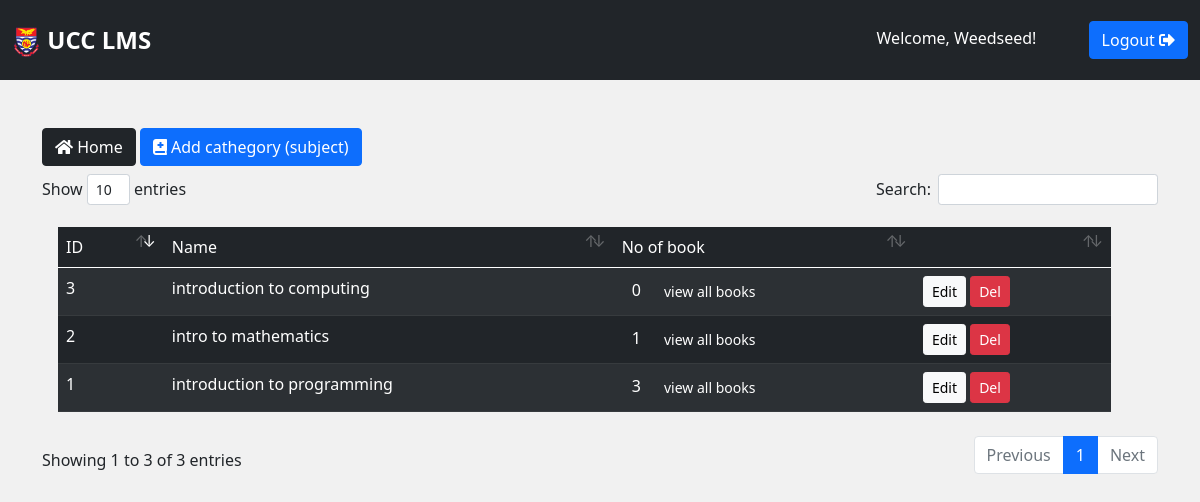
/view-subjects/ (signed in), run on an earlier commit of the app's database.
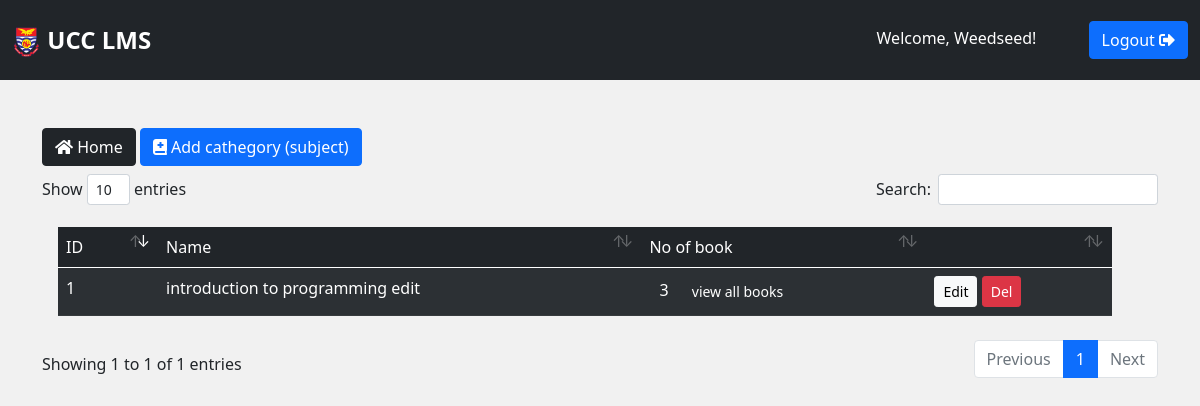
And on a later commit of the database.
### ucclms/models.py (models this page shows, shortened)
class Subject(models.Model):
    name = models.CharField(unique=True, max_length=200)
    created_at = models.DateTimeField(auto_now_add=True)

### ucclms/views.py (the view)
# urls.py: path('view-subjects/', views.viewSubject, name='view-subjects'),
@login_required(login_url='login')
def viewSubject(request):
    subjects = Subject.objects.order_by('-id').annotate(num_subject=Count('booksubject', distinct=True))
    context = {'subjects': subjects}
    return render(request, 'ucclms/view-subjects.html', context)

### ucclms/templates/ucclms/view-subjects.html (shortened to what this page needs)
{% extends 'base.html' %}
{% block content %}
<div class="container users mt-5">
    <a href="{% url 'admin-dashboard' %}" class="btn btn-dark mb-2"><i class="fas fa-home"></i> Home</a>
    <a href="{% url 'add-subject' %}" class="btn btn-primary mb-2"><i class="fas fa-book-medical"></i> Add cathegory (subject)</a>
    <table class="table table-striped p-3 table-dark mt-2" id="table_id">
        <thead>
            <tr>
                <td>ID</td>
                <td>Name</td>
                <td>No of book</td>
                <td></td>
            </tr>
        </thead>
        <tbody>
            {% for book in subjects %}
            <tr>
                <td>{{book.id}}</td>
                <td>{{book.name}}</td>
                <td>
                    <span style="margin: 0 10px">{{book.num_subject}}</span>
                    <a href="#" class="btn text-white btn-sm">view all books</a></td>
                <td>
                    <a href="{% url 'edit-subject' book.id %}" class="btn btn-light btn-sm">Edit</a>
                    <a href="{% url 'delete-subject' book.id %}" class="btn btn-danger btn-sm">Del</a>
                </td>
            </tr>
            {% endfor %}
        </tbody>
    </table>
</div>
    {% endblock %}

### templates/base.html (shortened to what this page needs)
<!DOCTYPE html>
{% load static %}
<html lang="en">
<head>
    <link rel="stylesheet" type="text/css" href="{% static '/css/all.min.css' %}">
    <link rel="stylesheet" type="text/css" href="{% static '/css/sign-up.css' %}">
    <link rel="stylesheet" type="text/css" href="{% static '/css/bootstrap.css' %}">
    <link rel="stylesheet" type="text/css" href="{% static '/css/main.css' %}">
    <link rel="stylesheet" type="text/css" href="{% static '/css/dashstyle.css' %}">
    <link href="{% static 'libs/datatables/dataTables.bootstrap4.min.css' %}" rel="stylesheet" type="text/css" />
    <link href="{% static 'libs/datatables/responsive.bootstrap4.min.css' %}" rel="stylesheet" type="text/css" />
    <link href="{% static 'libs/datatables/buttons.bootstrap4.min.css' %}" rel="stylesheet" type="text/css" />
    <link href="{% static 'libs/datatables/select.bootstrap4.min.css' %}" rel="stylesheet" type="text/css" />
</head>
<body>
    <nav class="navbar navbar-dark bg-dark py-3">
        <div class="container-fluid">
            <div class="logo"><a href="/"><img src="{% static '/img/ucc_web_logo.png' %}" alt="logo.png" height='30px'>
                    UCC LMS</a></div>
            <div class="right">
                <span id="hello-msg" class="mx-5" style="text-transform: capitalize; color: white;">Welcome,
                    {{request.user}}!</span>
                <a href="{% url 'logout' %}" class="btn btn-primary">
                    Logout <i class="fas fa-sign-out-alt"></i>
                </a>
            </div>
        </div>
    </nav>
    {% block content %}
    {% endblock %}
</body>
</html>

### static/css/main.css (style rules this page uses)
* { margin: 0; padding: 0; box-sizing: border-box; }
body { background-color: rgb(241, 241, 241); }
a { text-decoration: none; }
nav.navbar { height: 10vh; }
nav.navbar a { color: #fff; }
nav .logo { font-weight: bold; font-size: 1.5rem; }

What changed in the data, as far as the page shows it:
removed Subject: id "3", name "introduction to computing", num_subject "0"
removed Subject: id "2", name "intro to mathematics", num_subject "1"
changed Subject id 1: name "introduction to programming" → "introduction to programming edit"
Also different on the page:
text written by a page script: "Show entries Search: Showing 1 to 3 of 3 entries Previous 1 Next" → "Show entries Search: Showing 1 to 1 of 1 entries Previous 1 Next"
